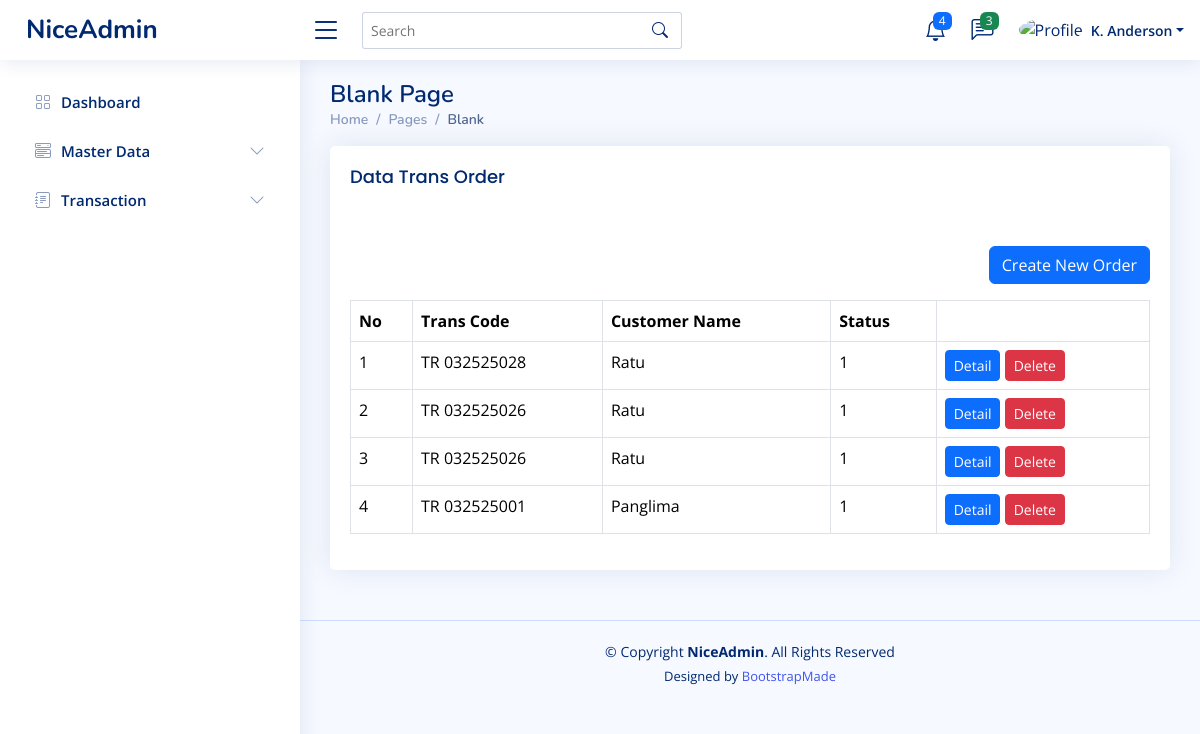
The page /dashboard.php?page=trans-order on the database its author committed.
### tables this page shows
CREATE TABLE `trans_order` (
  `id` int(11) NOT NULL,
  `id_customer` int(11) NOT NULL,
  `trans_code` varchar(30) NOT NULL,
  `order_date` date NOT NULL,
  `order_end_date` date NOT NULL,
  `status` tinyint(1) NOT NULL DEFAULT 1,
  `pay` int(11) NOT NULL,
  `change_pay` int(11) NOT NULL,
  `total` int(11) NOT NULL,
  `created_at` timestamp NULL DEFAULT current_timestamp(),
  `updated_at` timestamp NULL DEFAULT NULL ON UPDATE current_timestamp(),
  `deleted_at` tinyint(1) NOT NULL DEFAULT 0
);

CREATE TABLE `customers` (
  `id` int(11) NOT NULL,
  `customer_name` varchar(50) NOT NULL,
  `customer_phone` varchar(13) NOT NULL,
  `customer_address` text DEFAULT NULL,
  `created_at` timestamp NOT NULL DEFAULT current_timestamp(),
  `updated_at` timestamp NULL DEFAULT NULL ON UPDATE current_timestamp()
);

### content/trans-order.php (the view, shortened to what this page needs)
<?php
  $query = mysqli_query($koneksi, "SELECT trans_order.*, customers.customer_name FROM trans_order LEFT JOIN customers ON customers.id = trans_order.id_customer WHERE deleted_at = 0 ORDER BY trans_order.id DESC");
  $rows = mysqli_fetch_all($query, MYSQLI_ASSOC);
?>
<div class="row">
  <div class="col-sm-12">
    <div class="card">
      <div class="card-body">
        <h5 class="card-title">Data Trans Order</h5>
      </div>
      <div class="card-body">
        <div align="right" class="mb-3 mt-3">
          <a href="?page=add-trans-order" class="btn btn-primary">Create New Order</a>
        </div>
        <table class="table table-bordered">
          <thead>
            <tr>
              <th>No</th>
              <th>Trans Code</th>
              <th>Customer Name</th>
              <th>Status</th>
              <th></th>
            </tr>
          </thead>
          <tbody>
            <?php
            $no=1;
            foreach($rows as $row):?>
              <tr>
                <td><?= $no++ ?></td>
                <td><?php echo $row['trans_code'] ?></td>
                <td><?php echo $row['customer_name'] ?></td>
                <td><?php echo $row['status'] ?></td>
                <td><a href="?page=add-trans-order&detail=<?php echo $row['id']?>" class="btn btn-primary btn-sm" >Detail</a>
                <a href="?page=trans-order&delete=<?php echo $row['id']?>" onclick="return confirm('Are you sure?')" class="btn btn-danger btn-sm">Delete</a>
                </td>
              </tr>
            <?php endforeach?>
          </tbody>
        </table>
      </div>
    </div>
  </div>
</div>

### dashboard.php (shortened to what this page needs)
<!DOCTYPE html>
<html lang="en">
<head>
  <link href="assets/vendor/bootstrap/css/bootstrap.min.css" rel="stylesheet">
  <link href="assets/vendor/bootstrap-icons/bootstrap-icons.css" rel="stylesheet">
  <link href="assets/vendor/boxicons/css/boxicons.min.css" rel="stylesheet">
  <link href="assets/vendor/quill/quill.snow.css" rel="stylesheet">
  <link href="assets/vendor/quill/quill.bubble.css" rel="stylesheet">
  <link href="assets/vendor/remixicon/remixicon.css" rel="stylesheet">
  <link href="assets/vendor/simple-datatables/style.css" rel="stylesheet">
  <link href="assets/css/style.css" rel="stylesheet">
</head>
<body>
  <?php include 'inc/header.php'; ?>
  <?php include 'inc/sidebar.php'; ?>
  <main id="main" class="main">
    <div class="pagetitle">
      <h1>Blank Page</h1>
      <nav>
        <ol class="breadcrumb">
          <li class="breadcrumb-item"><a href="index.html">Home</a></li>
          <li class="breadcrumb-item">Pages</li>
          <li class="breadcrumb-item active">Blank</li>
        </ol>
      </nav>
    </div>
    <section class="section">
      <?php
      if (isset($_GET['page'])) {
        if(file_exists('content/'. $_GET['page'] .'.php')) {
          include 'content/'. $_GET['page'] .'.php';
        }else {
          include'content/home.php';
        }
      }
      ?>
    </section>
  </main>
  <?php include 'inc/footer.php'; ?>
</body>
</html>

### inc/header.php (shortened to what this page needs)
<header id="header" class="header fixed-top d-flex align-items-center">
    <div class="d-flex align-items-center justify-content-between">
      <a href="index.html" class="logo d-flex align-items-center">
        <span class="d-none d-lg-block">NiceAdmin</span>
      </a>
      <i class="bi bi-list toggle-sidebar-btn"></i>
    </div>
    <div class="search-bar">
      <form class="search-form d-flex align-items-center" method="POST" action="#">
        <input type="text" name="query" placeholder="Search" title="Enter search keyword">
        <button type="submit" title="Search"><i class="bi bi-search"></i></button>
      </form>
    </div>
    <nav class="header-nav ms-auto">
      <ul class="d-flex align-items-center">
        <li class="nav-item dropdown">
          <a class="nav-link nav-icon" href="#" data-bs-toggle="dropdown">
            <i class="bi bi-bell"></i>
            <span class="badge bg-primary badge-number">4</span>
          </a>
        </li>
        <li class="nav-item dropdown">
          <a class="nav-link nav-icon" href="#" data-bs-toggle="dropdown">
            <i class="bi bi-chat-left-text"></i>
            <span class="badge bg-success badge-number">3</span>
          </a>
        </li>
        <li class="nav-item dropdown pe-3">
          <a class="nav-link nav-profile d-flex align-items-center pe-0" href="#" data-bs-toggle="dropdown">
            <img src="assets/img/profile-img.jpg" alt="Profile" class="rounded-circle">
            <span class="d-none d-md-block dropdown-toggle ps-2">K. Anderson</span>
          </a>
        </li>
      </ul>
    </nav>
  </header>

### inc/sidebar.php (shortened to what this page needs)
<aside id="sidebar" class="sidebar">
    <ul class="sidebar-nav" id="sidebar-nav">
      <li class="nav-item">
        <a class="nav-link collapsed" href="index.php">
          <i class="bi bi-grid"></i>
          <span>Dashboard</span>
        </a>
      </li>
      <li class="nav-item">
        <a class="nav-link collapsed" data-bs-target="#customer-nav" data-bs-toggle="collapse" href="#">
          <i class="bi bi-menu-button-wide"></i><span>Master Data</span><i class="bi bi-chevron-down ms-auto"></i>
        </a>
      </li>
      <li class="nav-item">
        <a class="nav-link collapsed" data-bs-target="#forms-nav" data-bs-toggle="collapse" href="#">
          <i class="bi bi-journal-text"></i><span>Transaction</span><i class="bi bi-chevron-down ms-auto"></i>
        </a>
      </li>
    </ul>
  </aside>

### inc/footer.php
<footer id="footer" class="footer">
    <div class="copyright">
      &copy; Copyright <strong><span>NiceAdmin</span></strong>. All Rights Reserved
    </div>
    <div class="credits">
      Designed by <a href="https://bootstrapmade.com/">BootstrapMade</a>
    </div>
  </footer>

### assets/css/style.css (style rules this page uses)
:root { scroll-behavior: smooth; }
body { font-family: "Open Sans", sans-serif; background: #f6f9ff; color: #444444; }
a { color: #4154f1; text-decoration: none; }
h1, h2, h3, h4, h5, h6 { font-family: "Nunito", sans-serif; }
#main { margin-top: 60px; padding: 20px 30px; transition: all 0.3s; }
.pagetitle { margin-bottom: 10px; }
.pagetitle h1 { font-size: 24px; margin-bottom: 0; font-weight: 600; color: #012970; }
.card { margin-bottom: 30px; border: none; border-radius: 5px; box-shadow: 0px 0 30px rgba(1, 41, 112, 0.1); }
.card-title { padding: 20px 0 15px 0; font-size: 18px; font-weight: 500; color: #012970; font-family: "Poppins", sans-serif; }
.card-body { padding: 0 20px 20px 20px; }
.breadcrumb { font-size: 14px; font-family: "Nunito", sans-serif; color: #899bbd; font-weight: 600; }
.breadcrumb a { color: #899bbd; transition: 0.3s; }
.breadcrumb .breadcrumb-item::before { color: #899bbd; }
.breadcrumb .active { color: #51678f; font-weight: 600; }
.logo { line-height: 1; }
@media (min-width: 1200px) { .logo { width: 280px; } }
.logo span { font-size: 26px; font-weight: 700; color: #012970; font-family: "Nunito", sans-serif; }
.header { transition: all 0.5s; z-index: 997; height: 60px; box-shadow: 0px 2px 20px rgba(1, 41, 112, 0.1); background-color: #fff; padding-left: 20px; }
.header .toggle-sidebar-btn { font-size: 32px; padding-left: 10px; cursor: pointer; color: #012970; }
.header .search-bar { min-width: 360px; padding: 0 20px; }
.header .search-form { width: 100%; }
.header .search-form input { border: 0; font-size: 14px; color: #012970; border: 1px solid rgba(1, 41, 112, 0.2); padding: 7px 38px 7px 8px; border-radius: 3px; transition: 0.3s; width: 100%; }
.header .search-form button { border: 0; padding: 0; margin-left: -30px; background: none; }
.header .search-form button i { color: #012970; }
.header-nav ul { list-style: none; }
.header-nav>ul { margin: 0; padding: 0; }
.header-nav .nav-icon { font-size: 22px; color: #012970; margin-right: 25px; position: relative; }
.header-nav .nav-profile { color: #012970; }
.header-nav .nav-profile img { max-height: 36px; }
.header-nav .nav-profile span { font-size: 14px; font-weight: 600; }
.header-nav .badge-number { position: absolute; inset: -2px -5px auto auto; font-weight: normal; font-size: 12px; padding: 3px 6px; }
.sidebar { position: fixed; top: 60px; left: 0; bottom: 0; width: 300px; z-index: 996; transition: all 0.3s; padding: 20px; overflow-y: auto; scrollbar-width: thin; scrollbar-color: #aab7cf transparent; box-shadow: 0px 0px 20px rgba(1, 41, 112, 0.1); background-color: #fff; }
@media (min-width: 1200px) { #main, #footer { margin-left: 300px; } }
.sidebar-nav { padding: 0; margin: 0; list-style: none; }
.sidebar-nav li { padding: 0; margin: 0; list-style: none; }
.sidebar-nav .nav-item { margin-bottom: 5px; }
.sidebar-nav .nav-link { display: flex; align-items: center; font-size: 15px; font-weight: 600; color: #4154f1; transition: 0.3; background: #f6f9ff; padding: 10px 15px; border-radius: 4px; }
.sidebar-nav .nav-link i { font-size: 16px; margin-right: 10px; color: #4154f1; }
.sidebar-nav .nav-link.collapsed { color: #012970; background: #fff; }
.sidebar-nav .nav-link.collapsed i { color: #899bbd; }
.sidebar-nav .nav-link .bi-chevron-down { margin-right: 0; transition: transform 0.2s ease-in-out; }
.footer { padding: 20px 0; font-size: 14px; transition: all 0.3s; border-top: 1px solid #cddfff; }
.footer .copyright { text-align: center; color: #012970; }
.footer .credits { padding-top: 5px; text-align: center; font-size: 13px; color: #012970; }

### rows shown on the page
trans_order: trans_code "TR 032525028", id_customer.customer_name "Ratu", status "1"
trans_order: trans_code "TR 032525026", id_customer.customer_name "Ratu", status "1"
trans_order: trans_code "TR 032525026", id_customer.customer_name "Ratu", status "1"
trans_order: trans_code "TR 032525001", id_customer.customer_name "Panglima", status "1"
